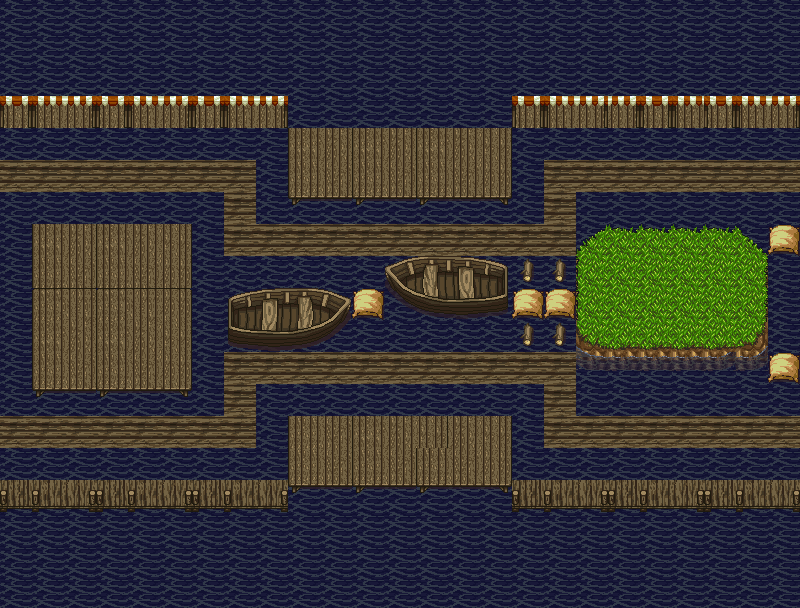

This game map was drawn from its Tiled (.tmx) file and the tilesets committed beside it. A one-line description and the trimmed map source follow:
An orthogonal 25x19 tile map with 32x32 px tiles, 2 tile layers (Tile Layer 1, Tile Layer 2).

<map version="1.0" orientation="orthogonal" renderorder="right-down" width="25" height="19" tilewidth="32" tileheight="32">
 <tileset firstgid="1" name="Water" tilewidth="32" tileheight="32">
  <image source="PathAndObjects.png" width="512" height="512" />
 </tileset>
 <layer name="Tile Layer 1" width="25" height="19">
  <data>[475 cells, 475 non-empty, 1 distinct tile ids]</data>
 </layer>
 <layer name="Tile Layer 2" width="25" height="19">
  <data>[475 cells, 221 non-empty, 49 distinct tile ids]</data>
 </layer>
</map>